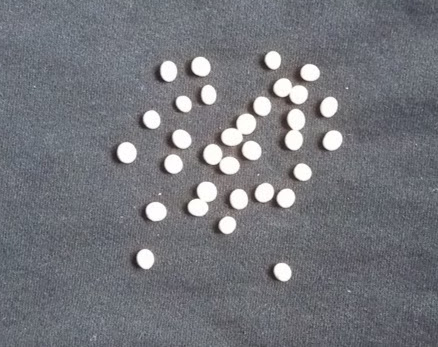
#> input picture ziarna1.png, 438 x 347 px
$ jupyter execute --allow-errors Projekt.ipynb
#> lines starting #> are read from the running program, lines starting #| are printed output that depends on the picture; after the words box and inside, x2 and y2 are one past the last pixel; in counts of white or black regions, pixels touching at a corner belong together
[cell 1]
import numpy as np
import cv2
from matplotlib import pyplot as plt
from skimage import color, io, measure
from scipy import misc

img1 = cv2.imread('ziarna1.png',0)
#> img1: shape (347, 438); min 28, max 255, mean 117.6
img2 = cv2.imread('ziarna2.png',0)
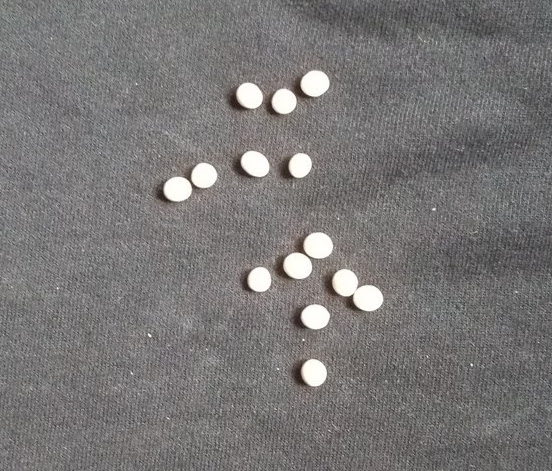
#> input picture ziarna2.png, 552 x 471 px
#> img2: shape (471, 552); min 28, max 255, mean 119.3
img3 = cv2.imread('ziarna3.png',0)
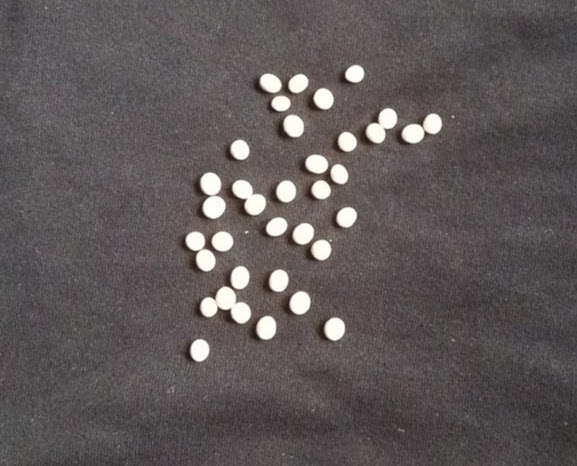
#> input picture ziarna3.png, 577 x 466 px
#> img3: shape (466, 577); min 21, max 255, mean 90.1
img4 = cv2.imread('ziarna.png',0)
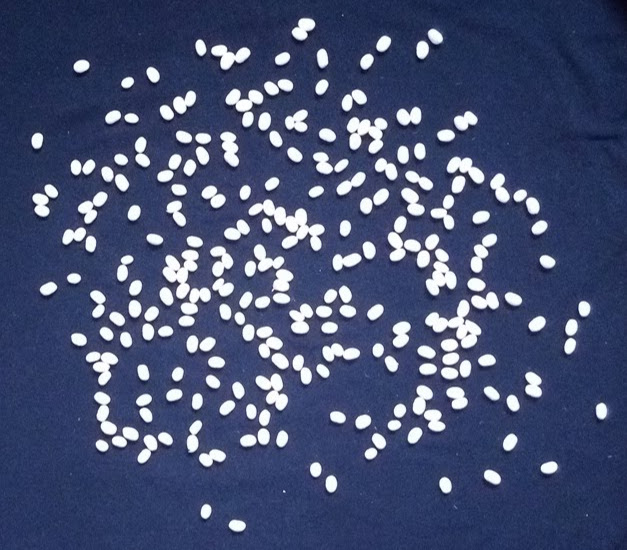
#> input picture ziarna.png, 627 x 550 px
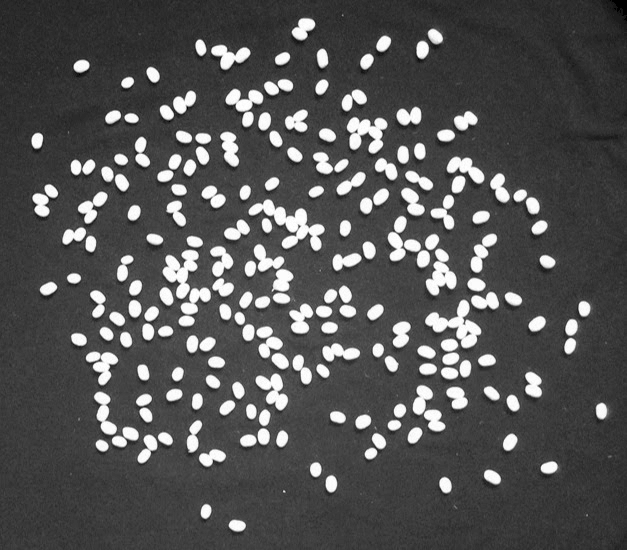
#> img4: shape (550, 627); min 0, max 255, mean 83.3
plt.imshow(img1)
plt.suptitle('Obraz wyjsciowy 1:')
plt.axis('on')
plt.show()
plt.imshow(img2)
plt.axis('on')
plt.suptitle('Obraz wyjsciowy 2:')
plt.show()
plt.suptitle('Obraz wyjsciowy 3:')
plt.imshow(img3)
plt.axis('on')
plt.show()
plt.suptitle('Obraz wyjsciowy 4:')
plt.imshow(img4)
plt.axis('on')
plt.show()

[cell 2]
img1 =io.imread( 'ziarna1.png')
#> img1: shape (347, 438, 3)
#> (the rest of this cell did not finish here and is left out)

[cell 3]
plt.suptitle('Obraz w odcieniach szarosci:')
plt.imshow(img1, cmap='gray')
plt.axis('on')
plt.show()
plt.suptitle('Obraz w odcieniach szarosci:')
plt.imshow(img2, cmap='gray')
plt.axis('on')
plt.show()
plt.suptitle('Obraz w odcieniach szarosci:')
plt.imshow(img3, cmap='gray')
plt.axis('on')
plt.show()
plt.suptitle('Obraz w odcieniach szarosci:')
plt.imshow(img4, cmap='gray')
plt.axis('on')
plt.show()

#> (a cell that did not finish here is left out)

#> (a cell that did not finish here is left out)

[cell 6]
def g_blur(img4):
	img = img4
	for x in range(1, img.shape[0] - 1):
		for y in range(1, img.shape[1] - 1):
			mean = 0
			for i in range(x-1, x + 1):
				for j in range(y-1, y + 1):
					mean += img[i][j]
			mean /= 9
			img[x][y] = mean
	return img


def threshold(img, thresh):
	for x in range(img.shape[0]):
		for y in range(img.shape[1]):
			if img[x][y] > thresh:
				img[x][y] = 255
			else:
				img[x][y] = 0
	return img

[cell 7]
seeds = io.imread('ziarna.png')
seeds1 = io.imread('ziarna1.png')
seeds2 = io.imread('ziarna2.png')
seeds3 = io.imread('ziarna3.png')

b_seeds1 = color.rgb2gray(seeds1)
b_seeds1 = misc.bytescale(b_seeds1)
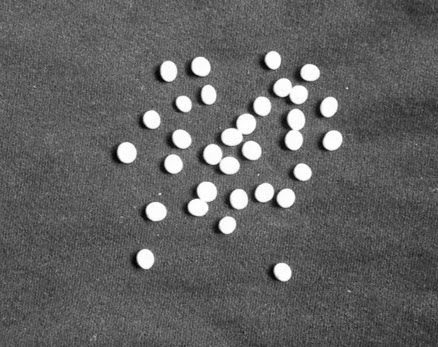
#> b_seeds1: shape (347, 438); min 0, max 255, mean 97.5
b_seeds1 = g_blur(b_seeds1)
b_seeds1 = threshold(b_seeds1, 35)
#> after the loop in threshold, `for x in range(img.shape[0]):`:
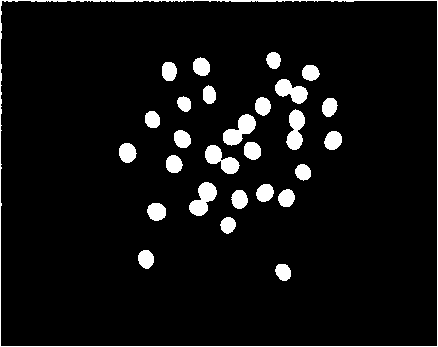
#> img: shape (347, 438); 6.2% white; 28 white regions, largest, box (x1, y1, x2, y2) and area: (0, 0, 438, 347) 1815, (223, 114, 256, 146) 548, (189, 182, 217, 216) 537

b_seeds1 = cv2.distanceTransform(b_seeds1,cv2.DIST_L2,0)

b_seeds1 = threshold(b_seeds1, 4)
#> after the loop in threshold (call 2), `for x in range(img.shape[0]):`: img: shape (347, 438) float32; 1.6% white; 32 white regions, largest, box (x1, y1, x2, y2) and area: (202, 186, 213, 199) 109, (242, 118, 252, 130) 102, (123, 147, 133, 159) 98

number_of_seeds1 = measure.label(b_seeds1)
#> number_of_seeds1: shape (347, 438) int64; 33 distinct labels, from 0 to 32
print("Znaleziono na obrazku nr 1:", number_of_seeds1.max(), "obiektów")
#| Znaleziono na obrazku nr 1: 32 obiektów

plt.imshow(b_seeds1, cmap='gray')
plt.show()

[cell 8]
b_seeds2 = color.rgb2gray(seeds2)
b_seeds2 = misc.bytescale(b_seeds2)
b_seeds2 = g_blur(b_seeds2)
b_seeds2 = threshold(b_seeds2, 35)
#> after the loop in threshold (call 3), `for x in range(img.shape[0]):`: img: shape (471, 552); 3.7% white; 17 white regions (3 under 20 px), largest, box (x1, y1, x2, y2) and area: (0, 0, 552, 471) 2733, (335, 270, 383, 311) 1039, (305, 233, 333, 258) 560

b_seeds2 = cv2.distanceTransform(b_seeds2,cv2.DIST_L2,0)

b_seeds2 = threshold(b_seeds2, 4)
#> after the loop in threshold (call 4), `for x in range(img.shape[0]):`: img: shape (471, 552) float32; 1.3% white; 14 white regions, largest, box (x1, y1, x2, y2) and area: (358, 290, 379, 307) 287, (309, 237, 329, 254) 285, (306, 75, 325, 92) 264

number_of_seeds2 = measure.label(b_seeds2)
#> number_of_seeds2: shape (471, 552) int64; 15 distinct labels, from 0 to 14
print("Znaleziono na obrazku nr 2:", number_of_seeds2.max(), "obiektów")
#| Znaleziono na obrazku nr 2: 14 obiektów

plt.imshow(b_seeds2, cmap='gray')
plt.show()

[cell 9]
b_seeds3 = color.rgb2gray(seeds3)
b_seeds3 = misc.bytescale(b_seeds3)
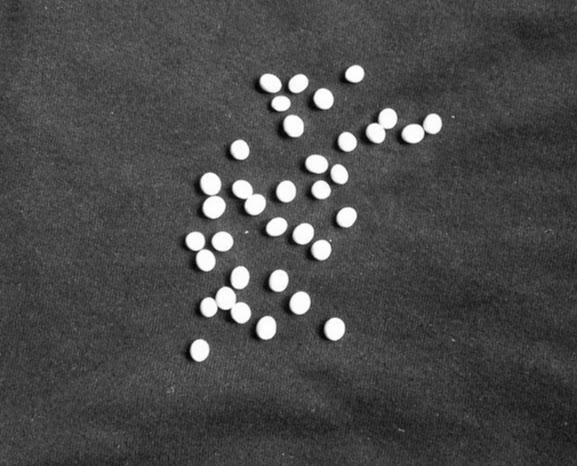
#> b_seeds3: shape (466, 577); min 0, max 255, mean 73.3
b_seeds3 = g_blur(b_seeds3)
b_seeds3 = threshold(b_seeds3, 35)
#> after the loop in threshold (call 5), `for x in range(img.shape[0]):`: img: shape (466, 577); 4.3% white; 41 white regions (5 under 20 px), largest, box (x1, y1, x2, y2) and area: (0, 0, 577, 466) 1467, (202, 288, 251, 323) 818, (234, 181, 266, 215) 552

b_seeds3 = cv2.distanceTransform(b_seeds3,cv2.DIST_L2,0)

b_seeds3 = threshold(b_seeds3, 4)
#> after the loop in threshold (call 6), `for x in range(img.shape[0]):`: img: shape (466, 577) float32; 1.2% white; 36 white regions, largest, box (x1, y1, x2, y2) and area: (208, 201, 221, 214) 139, (295, 296, 306, 310) 123, (206, 177, 217, 191) 119

number_of_seeds3 = measure.label(b_seeds3)
#> number_of_seeds3: shape (466, 577) int64; 37 distinct labels, from 0 to 36
print("Znaleziono na obrazku nr 3:", number_of_seeds3.max(), "obiektów")
#| Znaleziono na obrazku nr 3: 36 obiektów

plt.imshow(b_seeds3, cmap='gray')
plt.show()

[cell 10]
b_seeds = color.rgb2gray(seeds)
b_seeds = misc.bytescale(b_seeds)
b_seeds = g_blur(b_seeds)
#> after the loop in g_blur (call 4), `for x in range(1, img.shape[0] - 1):`:
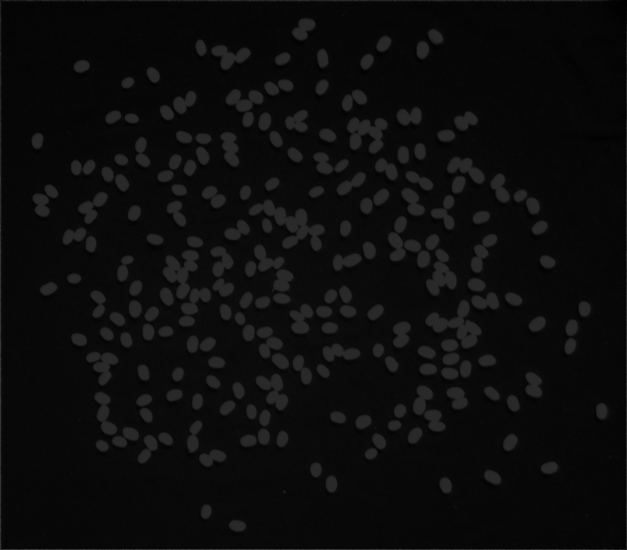
#> img: shape (550, 627); min 0, max 65, mean 12.4
b_seeds = threshold(b_seeds, 39)
#> after the loop in threshold (call 7), `for x in range(img.shape[0]):`:
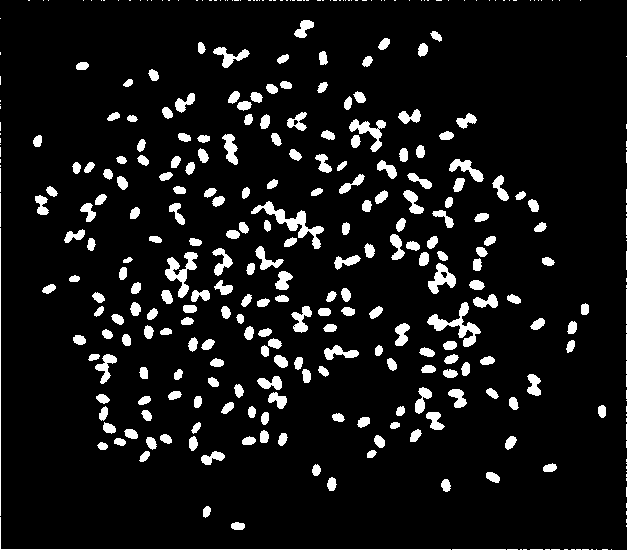
#> img: shape (550, 627); 8.3% white; 366 white regions (136 under 20 px), largest, box (x1, y1, x2, y2) and area: (251, 201, 324, 249) 808, (427, 302, 481, 347) 708, (165, 252, 198, 298) 596

b_seeds = cv2.distanceTransform(b_seeds,cv2.DIST_L2,0)

b_seeds = threshold(b_seeds, 4)
#> after the loop in threshold (call 8), `for x in range(img.shape[0]):`:
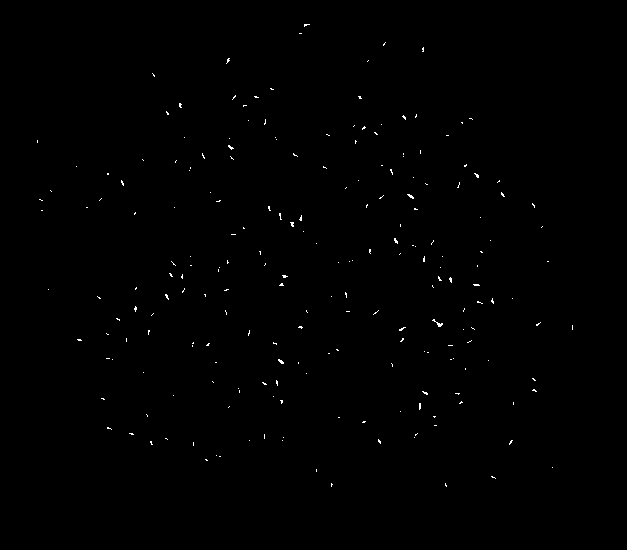
#> img: shape (550, 627) float32; 0.31% white in thin lines or dots, all inside (x1, y1, x2, y2) = (37, 24, 573, 487)

number_of_seeds = measure.label(b_seeds)
#> number_of_seeds: shape (550, 627) int64; 215 distinct labels, from 0 to 214
print("Znaleziono na obrazku nr 4", number_of_seeds.max(), "obiektów")
#| Znaleziono na obrazku nr 4 214 obiektów

plt.imshow(b_seeds, cmap='gray')
plt.show()
